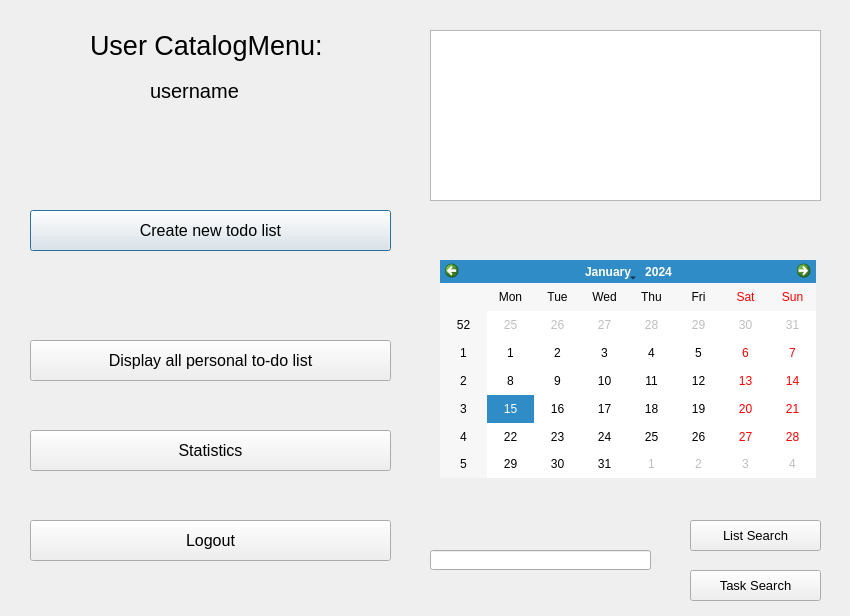
<?xml version="1.0" encoding="UTF-8"?>
<ui version="4.0">
 <class>secondMain</class>
 <widget class="QDialog" name="secondMain">
  <property name="geometry">
   <rect>
    <x>0</x>
    <y>0</y>
    <width>850</width>
    <height>616</height>
   </rect>
  </property>
  <property name="windowTitle">
   <string>Dialog</string>
  </property>
  <widget class="QLabel" name="label">
   <property name="geometry">
    <rect>
     <x>90</x>
     <y>20</y>
     <width>261</width>
     <height>51</height>
    </rect>
   </property>
   <property name="font">
    <font>
     <pointsize>20</pointsize>
    </font>
   </property>
   <property name="text">
    <string>User CatalogMenu:</string>
   </property>
  </widget>
  <widget class="QPushButton" name="pushButton">
   <property name="geometry">
    <rect>
     <x>30</x>
     <y>210</y>
     <width>361</width>
     <height>41</height>
    </rect>
   </property>
   <property name="font">
    <font>
     <pointsize>12</pointsize>
    </font>
   </property>
   <property name="text">
    <string>Create new todo list</string>
   </property>
  </widget>
  <widget class="QPushButton" name="pushButton_2">
   <property name="geometry">
    <rect>
     <x>30</x>
     <y>340</y>
     <width>361</width>
     <height>41</height>
    </rect>
   </property>
   <property name="font">
    <font>
     <pointsize>12</pointsize>
    </font>
   </property>
   <property name="text">
    <string>Display all personal to-do list</string>
   </property>
  </widget>
  <widget class="QPushButton" name="pushButton_3">
   <property name="geometry">
    <rect>
     <x>30</x>
     <y>520</y>
     <width>361</width>
     <height>41</height>
    </rect>
   </property>
   <property name="font">
    <font>
     <pointsize>12</pointsize>
    </font>
   </property>
   <property name="text">
    <string>Logout</string>
   </property>
  </widget>
  <widget class="QLabel" name="label_2">
   <property name="geometry">
    <rect>
     <x>40</x>
     <y>300</y>
     <width>351</width>
     <height>41</height>
    </rect>
   </property>
   <property name="font">
    <font>
     <pointsize>12</pointsize>
    </font>
   </property>
   <property name="text">
    <string/>
   </property>
  </widget>
  <widget class="QLabel" name="label_userdb">
   <property name="geometry">
    <rect>
     <x>150</x>
     <y>70</y>
     <width>111</width>
     <height>41</height>
    </rect>
   </property>
   <property name="font">
    <font>
     <pointsize>15</pointsize>
    </font>
   </property>
   <property name="text">
    <string>username</string>
   </property>
  </widget>
  <widget class="QPushButton" name="searchBUT">
   <property name="geometry">
    <rect>
     <x>690</x>
     <y>520</y>
     <width>131</width>
     <height>31</height>
    </rect>
   </property>
   <property name="font">
    <font>
     <pointsize>10</pointsize>
    </font>
   </property>
   <property name="text">
    <string>List Search</string>
   </property>
  </widget>
  <widget class="QTableView" name="searchView">
   <property name="geometry">
    <rect>
     <x>430</x>
     <y>30</y>
     <width>391</width>
     <height>171</height>
    </rect>
   </property>
  </widget>
  <widget class="QLineEdit" name="sLine">
   <property name="geometry">
    <rect>
     <x>430</x>
     <y>550</y>
     <width>221</width>
     <height>20</height>
    </rect>
   </property>
   <property name="font">
    <font>
     <pointsize>10</pointsize>
    </font>
   </property>
  </widget>
  <widget class="QPushButton" name="searchBUT_2">
   <property name="geometry">
    <rect>
     <x>690</x>
     <y>570</y>
     <width>131</width>
     <height>31</height>
    </rect>
   </property>
   <property name="font">
    <font>
     <pointsize>10</pointsize>
    </font>
   </property>
   <property name="text">
    <string>Task Search</string>
   </property>
  </widget>
  <widget class="QCalendarWidget" name="calendarWidget">
   <property name="geometry">
    <rect>
     <x>440</x>
     <y>260</y>
     <width>376</width>
     <height>218</height>
    </rect>
   </property>
  </widget>
  <widget class="QPushButton" name="statBUT">
   <property name="geometry">
    <rect>
     <x>30</x>
     <y>430</y>
     <width>361</width>
     <height>41</height>
    </rect>
   </property>
   <property name="font">
    <font>
     <pointsize>12</pointsize>
    </font>
   </property>
   <property name="text">
    <string>Statistics</string>
   </property>
  </widget>
 </widget>
 <resources/>
 <connections/>
</ui>
